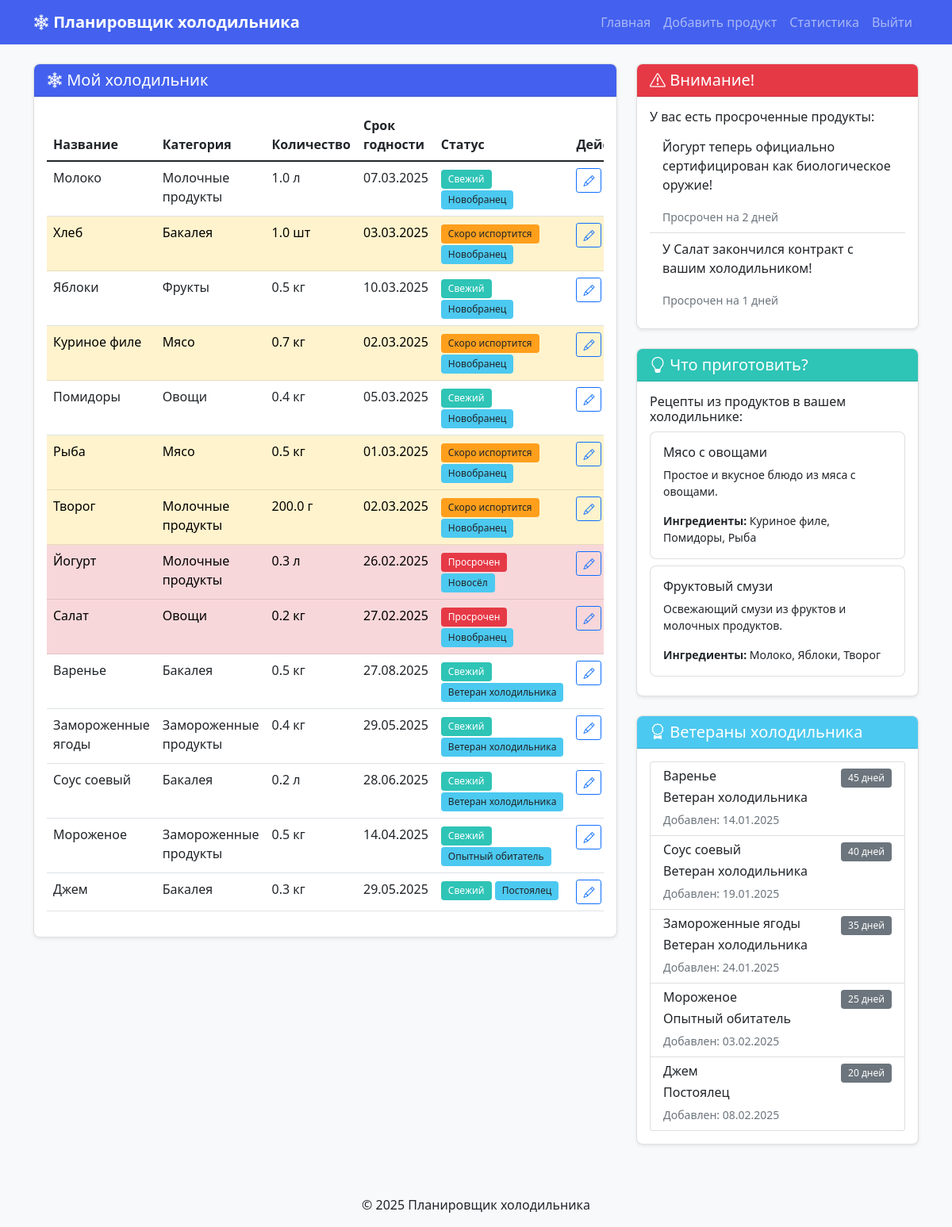
Screenshot of / (signed in) with the database file from the repository.
### app/models.py (models this page shows, shortened)
class Product(db.Model):
    id = db.Column(db.Integer, primary_key=True)
    name = db.Column(db.String(100), nullable=False)
    category = db.Column(db.String(50), nullable=False)
    quantity = db.Column(db.Float, nullable=False)
    unit = db.Column(db.String(20), nullable=False)
    expiry_date = db.Column(db.DateTime, nullable=False)
    date_added = db.Column(db.DateTime, default=lambda: datetime.now(timezone.utc))
    user_id = db.Column(db.Integer, db.ForeignKey("user.id"), nullable=True)
    owner = db.relationship("User", backref=db.backref("products", lazy=True))
    from datetime import datetime, timezone
    def is_expired(self):
        return datetime.now(timezone.utc) > self.expiry_date.astimezone(timezone.utc)
    def days_until_expiry(self):
        now = datetime.now(timezone.utc)
        expiry_date = self.expiry_date.astimezone(timezone.utc)
        if self.is_expired():
            return -((now - expiry_date).days)
        return (expiry_date - now).days
    def days_in_fridge(self):
        return (datetime.now(timezone.utc) - self.date_added.astimezone(timezone.utc)).days
    def get_rank(self):
        days = self.days_in_fridge()
        if days > 30:
            return "Ветеран холодильника"
        elif days > 20:
            return "Опытный обитатель"
        elif days > 10:
            return "Постоялец"
        elif days > 5:
            return "Новосёл"
        else:
            return "Новобранец"

### app/routes.py (the view)
@main.route("/")
@login_required
def index():
    products = Product.query.filter_by(user_id=current_user.id).all()
    expired_products = [p for p in products if p.is_expired()]
    expiring_soon = get_expiring_products(products, days=3)
    suggestions = get_recipe_suggestions(products)
    veterans = sorted(products, key=lambda x: x.days_in_fridge(), reverse=True)[:5]
    return render_template(
        "index.html",
        products=products,
        expired_products=expired_products,
        expiring_soon=expiring_soon,
        suggestions=suggestions,
        veterans=veterans,
        get_expired_message=get_expired_message,
    )

### app/__init__.py (called while the page is built)
@login_manager.user_loader
def load_user(user_id):
    from app.models import User
    return User.query.get(int(user_id))

### app/utils.py (called while the page is built)
def get_expiring_products(products, days=3):
    today = datetime.utcnow()
    soon = today + timedelta(days=days)
    return [p for p in products if today < p.expiry_date <= soon]

### app/templates/index.html (shortened to what this page needs)
{% extends 'base.html' %}
{% block content %}
<div class="row mb-4">
    <div class="col-md-8">
        <div class="card shadow-sm">
            <div class="card-header bg-primary text-white">
                <h5 class="mb-0"><i class="bi bi-snow2"></i> Мой холодильник</h5>
            </div>
            <div class="card-body">
                {% if products %}
                    <div class="table-responsive">
                        <table class="table table-hover">
                            <thead>
                                <tr>
                                    <th>Название</th>
                                    <th>Категория</th>
                                    <th>Количество</th>
                                    <th>Срок годности</th>
                                    <th>Статус</th>
                                    <th>Действия</th>
                                </tr>
                            </thead>
                            <tbody>
                                {% for product in products %}
                                <tr {% if product.is_expired() %}class="table-danger"{% elif product in expiring_soon %}class="table-warning"{% endif %}>
                                    <td>{{ product.name }}</td>
                                    <td>{{ product.category }}</td>
                                    <td>{{ product.quantity }} {{ product.unit }}</td>
                                    <td>{{ product.expiry_date.strftime('%d.%m.%Y') }}</td>
                                    <td>
                                        {% if product.is_expired() %}
                                            <span class="badge bg-danger">Просрочен</span>
                                        {% elif product in expiring_soon %}
                                            <span class="badge bg-warning text-dark">Скоро испортится</span>
                                        {% else %}
                                            <span class="badge bg-success">Свежий</span>
                                        {% endif %}
                                        <span class="badge bg-info text-dark">{{ product.get_rank() }}</span>
                                    </td>
                                    <td>
                                        <a href="{{ url_for('main.edit_product', id=product.id) }}" class="btn btn-sm btn-outline-primary">
                                            <i class="bi bi-pencil"></i>
                                        </a>
                                    </td>
                                </tr>
                                {% endfor %}
                            </tbody>
                        </table>
                    </div>
                {% endif %}
            </div>
        </div>
    </div>
    <div class="col-md-4">
        {% if expired_products %}
            <div class="card shadow-sm mb-4">
                <div class="card-header bg-danger text-white">
                    <h5 class="mb-0"><i class="bi bi-exclamation-triangle"></i> Внимание!</h5>
                </div>
                <div class="card-body">
                    <h6>У вас есть просроченные продукты:</h6>
                    <ul class="list-group list-group-flush">
                        {% for product in expired_products %}
                            <li class="list-group-item">
                                <p>{{ get_expired_message(product) }}</p>
                                <small class="text-muted">Просрочен на {{ -product.days_until_expiry() }} дней</small>
                            </li>
                        {% endfor %}
                    </ul>
                </div>
            </div>
        {% endif %}
        {% if suggestions %}
            <div class="card shadow-sm mb-4">
                <div class="card-header bg-success text-white">
                    <h5 class="mb-0"><i class="bi bi-lightbulb"></i> Что приготовить?</h5>
                </div>
                <div class="card-body">
                    <h6>Рецепты из продуктов в вашем холодильнике:</h6>
                    {% for recipe in suggestions %}
                        <div class="card mb-2">
                            <div class="card-body">
                                <h6 class="card-title">{{ recipe.name }}</h6>
                                <p class="card-text small">{{ recipe.description }}</p>
                                <p class="card-text small">
                                    <strong>Ингредиенты:</strong> {{ recipe.products|join(', ') }}
                                </p>
                            </div>
                        </div>
                    {% endfor %}
                </div>
            </div>
        {% endif %}
        {% if veterans %}
            <div class="card shadow-sm">
                <div class="card-header bg-info text-white">
                    <h5 class="mb-0"><i class="bi bi-award"></i> Ветераны холодильника</h5>
                </div>
                <div class="card-body">
                    <div class="list-group">
                        {% for product in veterans %}
                            <div class="list-group-item">
                                <div class="d-flex w-100 justify-content-between">
                                    <h6 class="mb-1">{{ product.name }}</h6>
                                    <span class="badge bg-secondary">{{ product.days_in_fridge() }} дней</span>
                                </div>
                                <p class="mb-1">{{ product.get_rank() }}</p>
                                <small class="text-muted">Добавлен: {{ product.date_added.strftime('%d.%m.%Y') }}</small>
                            </div>
                        {% endfor %}
                    </div>
                </div>
            </div>
        {% endif %}
    </div>
</div>
{% endblock %}

### app/templates/base.html (shortened to what this page needs)
<!DOCTYPE html>
<html lang="ru">
<head>
    <link href="https://cdn.jsdelivr.net/npm/bootstrap@5.1.3/dist/css/bootstrap.min.css" rel="stylesheet">
    <link rel="stylesheet" href="https://cdn.jsdelivr.net/npm/bootstrap-icons@1.8.1/font/bootstrap-icons.css">
    <link rel="stylesheet" href="{{ url_for('static', filename='css/style.css') }}">
</head>
<body>
    <nav class="navbar navbar-expand-lg navbar-dark bg-primary mb-4">
        <div class="container">
            <a class="navbar-brand" href="{{ url_for('main.index') }}">
                <i class="bi bi-snow2"></i> Планировщик холодильника
            </a>
            <div class="collapse navbar-collapse" id="navbarNav">
                <ul class="navbar-nav ms-auto">
                    <li class="nav-item">
                        <a class="nav-link" href="{{ url_for('main.index') }}">Главная</a>
                    </li>
                    <li class="nav-item">
                        <a class="nav-link" href="{{ url_for('main.add_product') }}">Добавить продукт</a>
                    </li>
                    <li class="nav-item">
                        <a class="nav-link" href="{{ url_for('main.statistics') }}">Статистика</a>
                    </li>
                    {% if current_user.is_authenticated %}
                        <li class="nav-item">
                            <a class="nav-link" href="{{ url_for('auth.logout') }}">Выйти</a>
                        </li>
                    {% else %}
                        <li class="nav-item">
                            <a class="nav-link" href="{{ url_for('auth.login') }}">Войти</a>
                        </li>
                    {% endif %}
                </ul>
            </div>
        </div>
    </nav>
    <div class="container">
        {% block content %}{% endblock %}
    </div>
    <footer class="mt-5 py-3 bg-light text-center">
        <div class="container">
            <p class="mb-0">© 2025 Планировщик холодильника</p>
        </div>
    </footer>
</body>
</html>

### app/static/css/style.css (style rules this page uses)
body { background-color: #f8f9fa; font-family: 'Segoe UI', Tahoma, Geneva, Verdana, sans-serif; }
.navbar-brand { font-weight: 600; }
.card { border-radius: 0.5rem; overflow: hidden; transition: transform 0.3s ease, box-shadow 0.3s ease; }
.card-header { font-weight: 600; }
.table th { font-weight: 600; border-top: none; }
.badge { font-weight: 500; padding: 0.5em 0.75em; }
.bg-primary { background-color: #4361ee !important; }
.bg-success { background-color: #2ec4b6 !important; }
.bg-warning { background-color: #ff9f1c !important; }
.bg-danger { background-color: #e63946 !important; }
.bg-info { background-color: #4cc9f0 !important; }
.card { animation: fadeIn 0.6s ease-out; }
.badge { transition: all 0.3s ease; }

### rows the page displays
Product: name "Молоко", category "Молочные продукты", quantity "1.0", unit "л", expiry_date "07.03.2025", shows "Свежий", get_rank "Новобранец"
Product: name "Хлеб", category "Бакалея", quantity "1.0", unit "шт", expiry_date "03.03.2025", shows "Скоро испортится", get_rank "Новобранец"
Product: name "Яблоки", category "Фрукты", quantity "0.5", unit "кг", expiry_date "10.03.2025", shows "Свежий", get_rank "Новобранец"
Product: name "Куриное филе", category "Мясо", quantity "0.7", unit "кг", expiry_date "02.03.2025", shows "Скоро испортится", get_rank "Новобранец"
Product: name "Помидоры", category "Овощи", quantity "0.4", unit "кг", expiry_date "05.03.2025", shows "Свежий", get_rank "Новобранец"
Product: name "Рыба", category "Мясо", quantity "0.5", unit "кг", expiry_date "01.03.2025", shows "Скоро испортится", get_rank "Новобранец"
Product: name "Творог", category "Молочные продукты", quantity "200.0", unit "г", expiry_date "02.03.2025", shows "Скоро испортится", get_rank "Новобранец"
Product: name "Йогурт", category "Молочные продукты", quantity "0.3", unit "л", expiry_date "26.02.2025", shows "Просрочен", get_rank "Новосёл", name "Йогурт теперь официально сертифицирован как биологическое оружие!", days_until_expiry "2"
Product: name "Салат", category "Овощи", quantity "0.2", unit "кг", expiry_date "27.02.2025", shows "Просрочен", get_rank "Новобранец", name "У Салат закончился контракт с вашим холодильником!", days_until_expiry "1"
Product: name "Варенье", category "Бакалея", quantity "0.5", unit "кг", expiry_date "27.08.2025", shows "Свежий", get_rank "Ветеран холодильника", days_in_fridge "45", date_added "14.01.2025"
Product: name "Замороженные ягоды", category "Замороженные продукты", quantity "0.4", unit "кг", expiry_date "29.05.2025", shows "Свежий", get_rank "Ветеран холодильника", days_in_fridge "35", date_added "24.01.2025"
Product: name "Соус соевый", category "Бакалея", quantity "0.2", unit "л", expiry_date "28.06.2025", shows "Свежий", get_rank "Ветеран холодильника", days_in_fridge "40", date_added "19.01.2025"
Product: name "Мороженое", category "Замороженные продукты", quantity "0.5", unit "кг", expiry_date "14.04.2025", shows "Свежий", get_rank "Опытный обитатель", days_in_fridge "25", date_added "03.02.2025"
Product: name "Джем", category "Бакалея", quantity "0.3", unit "кг", expiry_date "29.05.2025", shows "Свежий", get_rank "Постоялец", days_in_fridge "20", date_added "08.02.2025"

### other values shown
{{ recipe.name }} "Мясо с овощами" "Фруктовый смузи"
{{ recipe.description }} "Простое и вкусное блюдо из мяса с овощами." "Освежающий смузи из фруктов и молочных продуктов."
{{ recipe.products|join(', ') }} "Куриное филе, Помидоры, Рыба" "Молоко, Яблоки, Творог"
